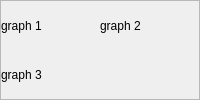
                         <widget class="QWidget" name="graph_multi_page">
                          <layout class="QHBoxLayout" name="horizontalLayout_24">
                           <property name="spacing">
                            <number>0</number>
                           </property>
                           <property name="leftMargin">
                            <number>0</number>
                           </property>
                           <property name="topMargin">
                            <number>0</number>
                           </property>
                           <property name="rightMargin">
                            <number>0</number>
                           </property>
                           <property name="bottomMargin">
                            <number>0</number>
                           </property>
                           <item>
                            <widget class="QFrame" name="graph_multi_page_body">
                             <property name="frameShape">
                              <enum>QFrame::StyledPanel</enum>
                             </property>
                             <property name="frameShadow">
                              <enum>QFrame::Raised</enum>
                             </property>
                             <layout class="QGridLayout" name="gridLayout">
                              <property name="leftMargin">
                               <number>0</number>
                              </property>
                              <property name="topMargin">
                               <number>0</number>
                              </property>
                              <property name="rightMargin">
                               <number>0</number>
                              </property>
                              <property name="bottomMargin">
                               <number>0</number>
                              </property>
                              <property name="spacing">
                               <number>0</number>
                              </property>
                              <item row="1" column="2">
                               <widget class="QLabel" name="label_30">
                                <property name="text">
                                 <string>graph 2</string>
                                </property>
                               </widget>
                              </item>
                              <item row="2" column="1">
                               <widget class="QLabel" name="label_31">
                                <property name="text">
                                 <string>graph 3</string>
                                </property>
                               </widget>
                              </item>
                              <item row="1" column="1">
                               <widget class="QLabel" name="label_29">
                                <property name="text">
                                 <string>graph 1</string>
                                </property>
                               </widget>
                              </item>
                             </layout>
                            </widget>
                           </item>
                          </layout>
                         </widget>
